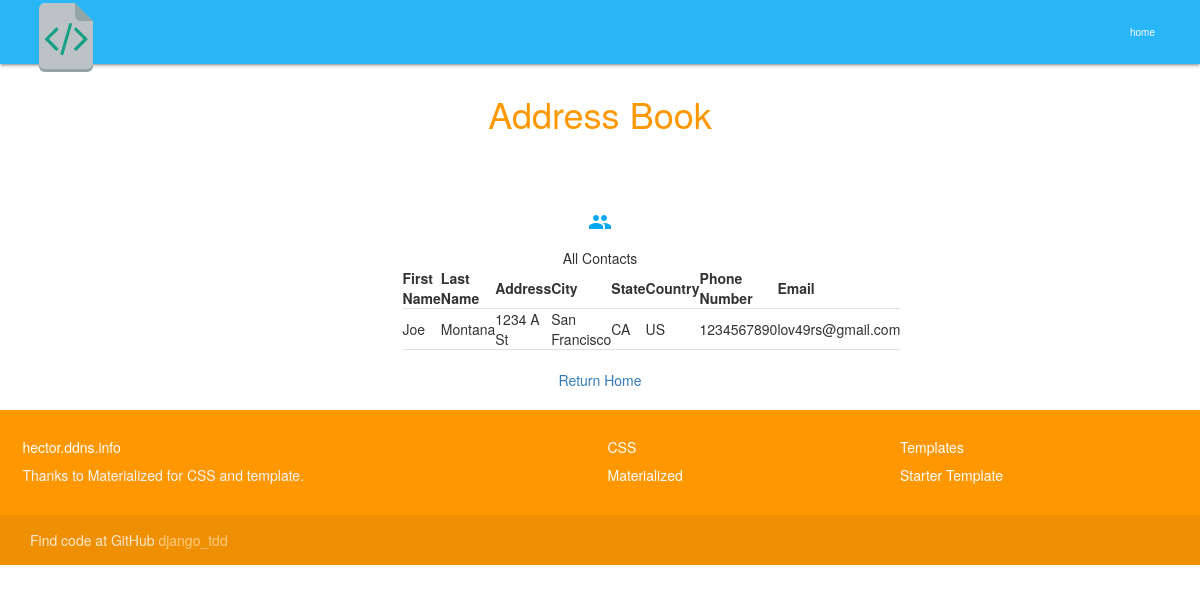
The page /all/ on the database as committed earlier.
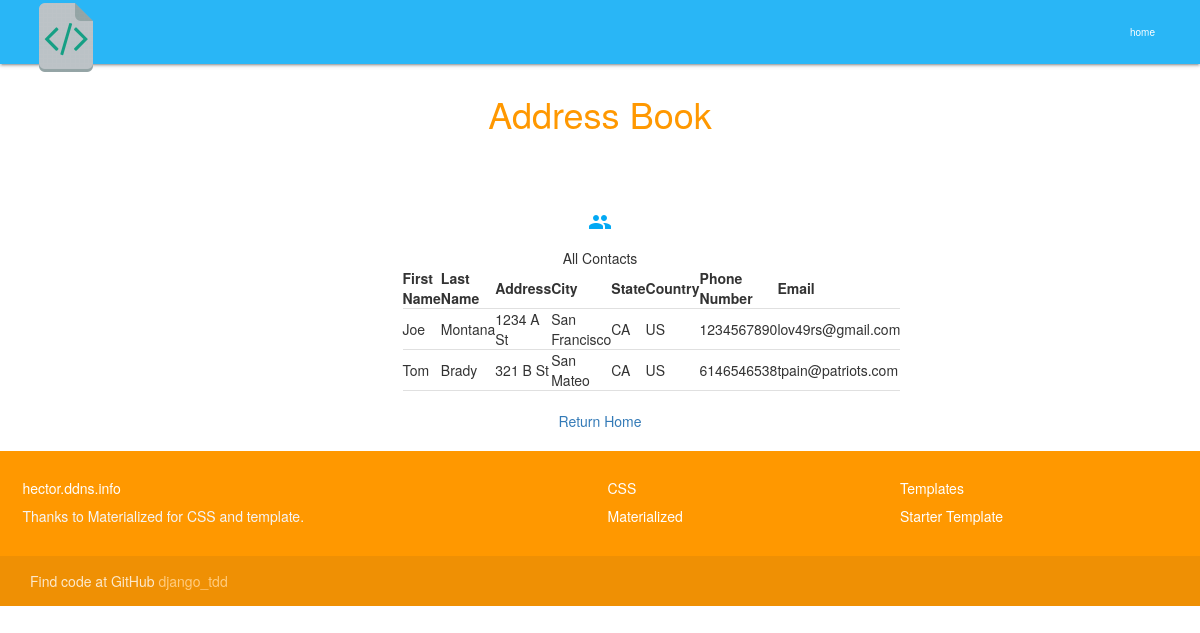
The same page on the database as committed later.
### user_contacts/models.py (models this page shows, shortened)
class Phone(models.Model):
    person = models.ForeignKey('Person', on_delete=models.PROTECT)
    number = models.CharField(max_length=10, validators = [validate_number])

class Person(models.Model):
    first_name = models.CharField(max_length = 30, validators = [validate_string])
    last_name = models.CharField(max_length = 30, validators = [validate_string])
    email = models.EmailField(null = True, blank = True)
    address = models.TextField(null = True, blank = True)
    city = models.CharField(max_length = 15, null = True,blank = True)
    state = models.CharField(max_length = 15, null = True, blank = True, validators = [validate_string])
    country = models.CharField(max_length = 15, null = True, blank = True)

### user_contacts/views.py (the view)
# urls.py: url(r'^all/$', ViewTest.all_contacts),
    def all_contacts(request):
        contacts = Phone.objects.all()
        return render_to_response('all.html', {'contacts':contacts})

### user_contacts/templates/all.html
{% extends "layout.html" %}
{% block content %}
  {% block subheader %}
      All Contacts
  {% endblock %}
    <table border="1" cellpadding="5">
      <tr>
        <th>First Name</th>
        <th>Last Name</th>
        <th>Address</th>
        <th>City</th>
        <th>State</th>
        <th>Country</th>
        <th>Phone Number</th>
        <th>Email</th>
      </tr>
      {% for contact in contacts %}
        <tr>
          <td>{{contact.person.first_name}}</td>
          <td>{{contact.person.last_name}}</td>
          <td>{{contact.person.address}}</td>
          <td>{{contact.person.city}}</td>
          <td>{{contact.person.state}}</td>
          <td>{{contact.person.country}}</td>
          <td>{{contact.number}}</td>
          <td>{{contact.person.email}}</td>
        </tr>
      {% endfor %}
    </table>
    <br>
    <a href="/">Return Home</a>
  {% endblock %}

### user_contacts/templates/layout.html (shortened to what this page needs)
<!DOCTYPE html>
<html lang="en">
<head>
    <link rel="stylesheet" href="https://cdnjs.cloudflare.com/ajax/libs/materialize/1.0.0/css/materialize.min.css">
    <link href="http://netdna.bootstrapcdn.com/bootstrap/3.0.0/css/bootstrap.min.css" rel="stylesheet" media="screen">
</head>
<body>
    <nav class="light-blue lighten-1" role="navigation">
        <div class="nav-wrapper container"><a id="logo-container" href="#" class="brand-logo"><img src="\static\images\code-icon.png" alt="Just an icon logo"></a>
            <ul class="right hide-on-med-and-down">
                <li><a href="/">home</a></li>
            </ul>
        </div>
    </nav>
    <div class="section no-pad-bot" id="index-banner">
        <div class="container">
            <h1 class="header center orange-text">Address Book</h1>
        </div>
    <div class="row center">
        <h5 class="header col s12 light">
        </h5>
    </div>
        <div class="row center">
        <div class="col s12 m4">
          <div class="icon-block">
            <h2 class="center light-blue-text"></h2>
        </div>
        </div>
        <div class="col s12 m4">
          <div class="icon-block">
            <h2 class="center light-blue-text"><i class="material-icons">group</i></h2>
        {% block content %}{% endblock %}
        </div>
        </div>
        <div class="col s12 m4">
          <div class="icon-block">
            <h2 class="center light-blue-text"></h2>
        </div>
        </div>
        </div>
    </div>
    <footer class="page-footer orange">
    <div class="container">
      <div class="row">
        <div class="col l6 s12">
          <h5 class="white-text">hector.ddns.info</h5>
          <p class="grey-text text-lighten-4">Thanks to Materialized for CSS and template.</p>
        </div>
        <div class="col l3 s12">
          <h5 class="white-text">CSS</h5>
          <ul>
            <li><a class="white-text" href="https://materializecss.com/" target="_blank">Materialized</a></li>
          </ul>
        </div>
        <div class="col l3 s12">
          <h5 class="white-text">Templates</h5>
          <ul>
            <li><a class="white-text" href="https://materializecss.com/templates/starter-template/preview.html" target="_blank">Starter Template</a></li>
          </ul>
        </div>
      </div>
    </div>
    <div class="footer-copyright">
      <div class="container">
      Find code at GitHub <a class="orange-text text-lighten-3" href="https://github.com/7esting/django_tdd" target="_blank">django_tdd</a>
      </div>
    </div>
  </footer>
</body>
</html>

Rows that differ between the two databases and show on the page:
added Phone: person.first_name "Tom", person.last_name "Brady", person.address "321 B St", person.city "San Mateo", person.state "CA", person.country "US", number "6146546538", person.email "tpain@patriots.com"
